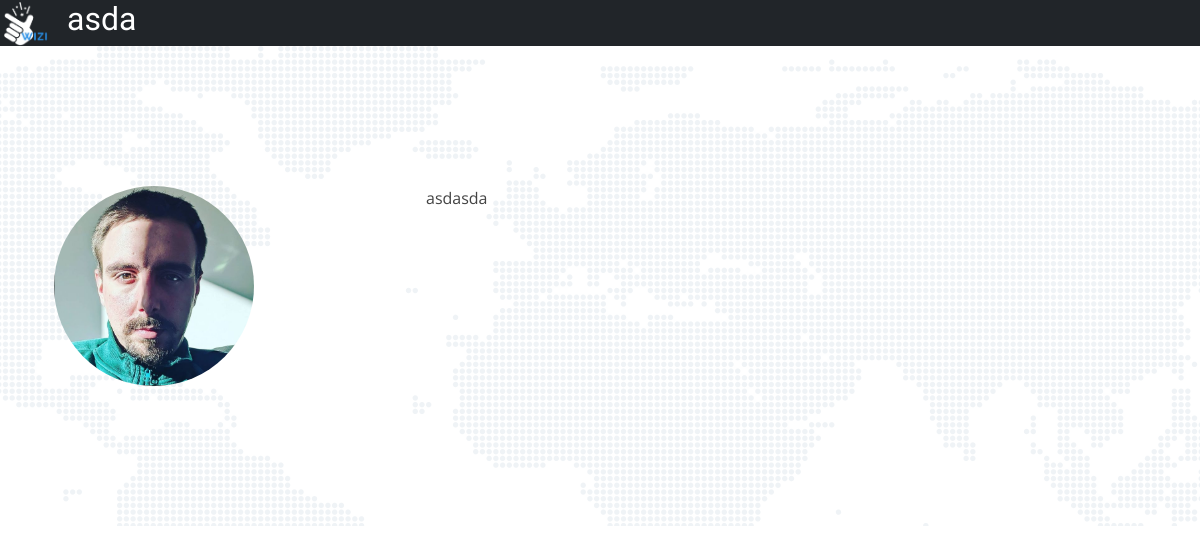
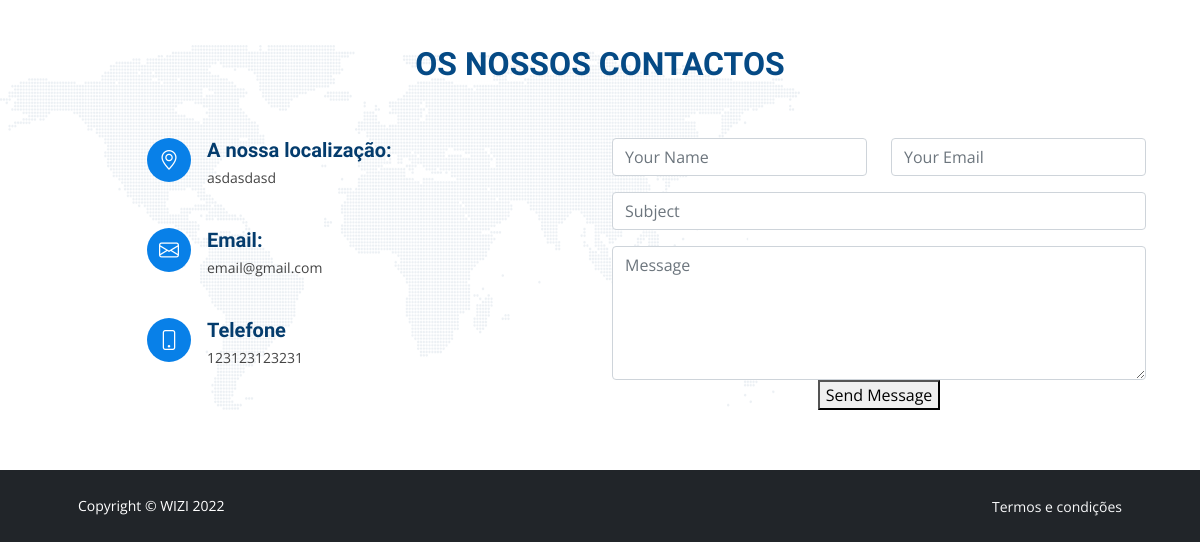
Before: /asd/ with the older database file (2 pictures, top to bottom).
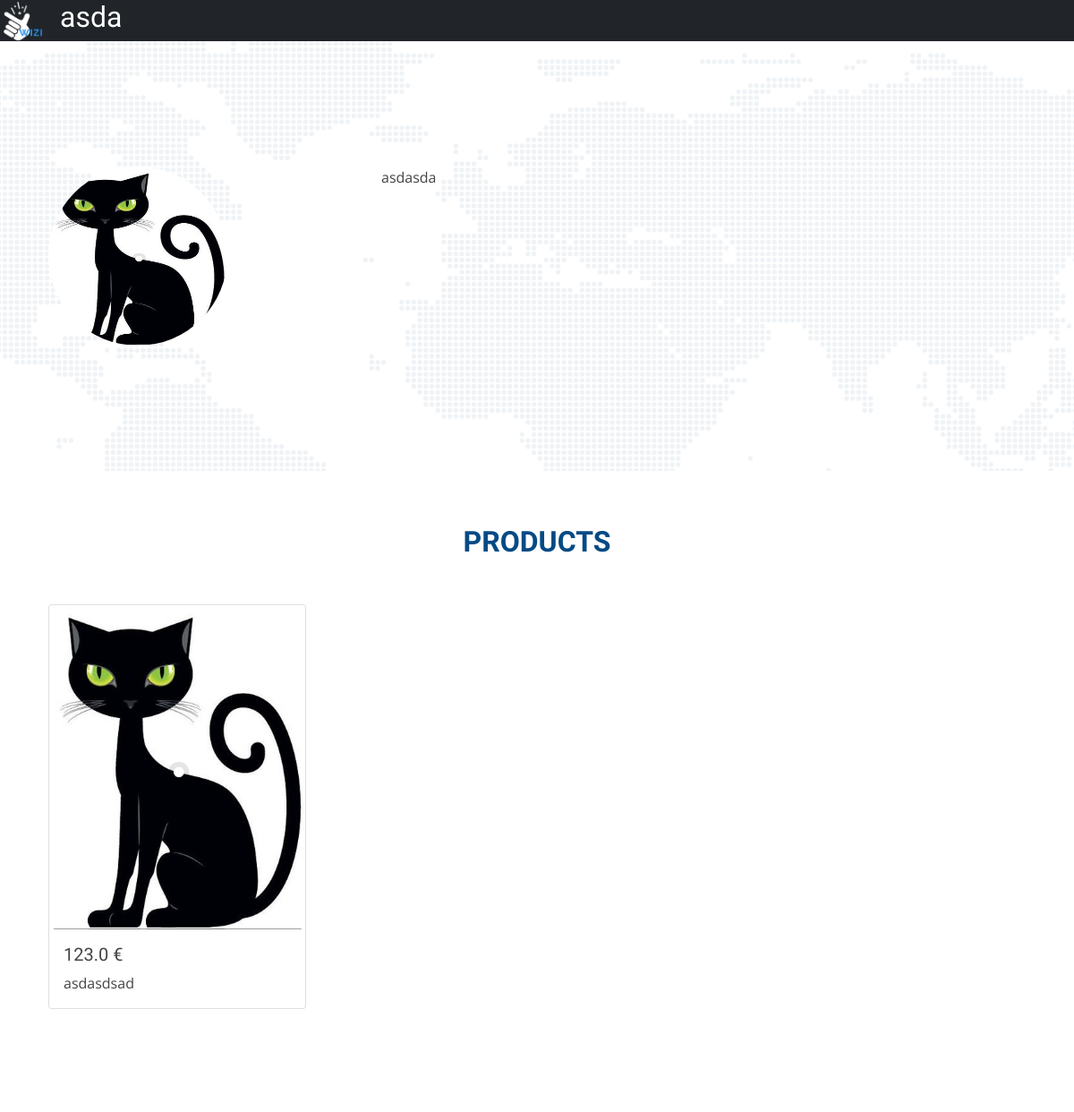
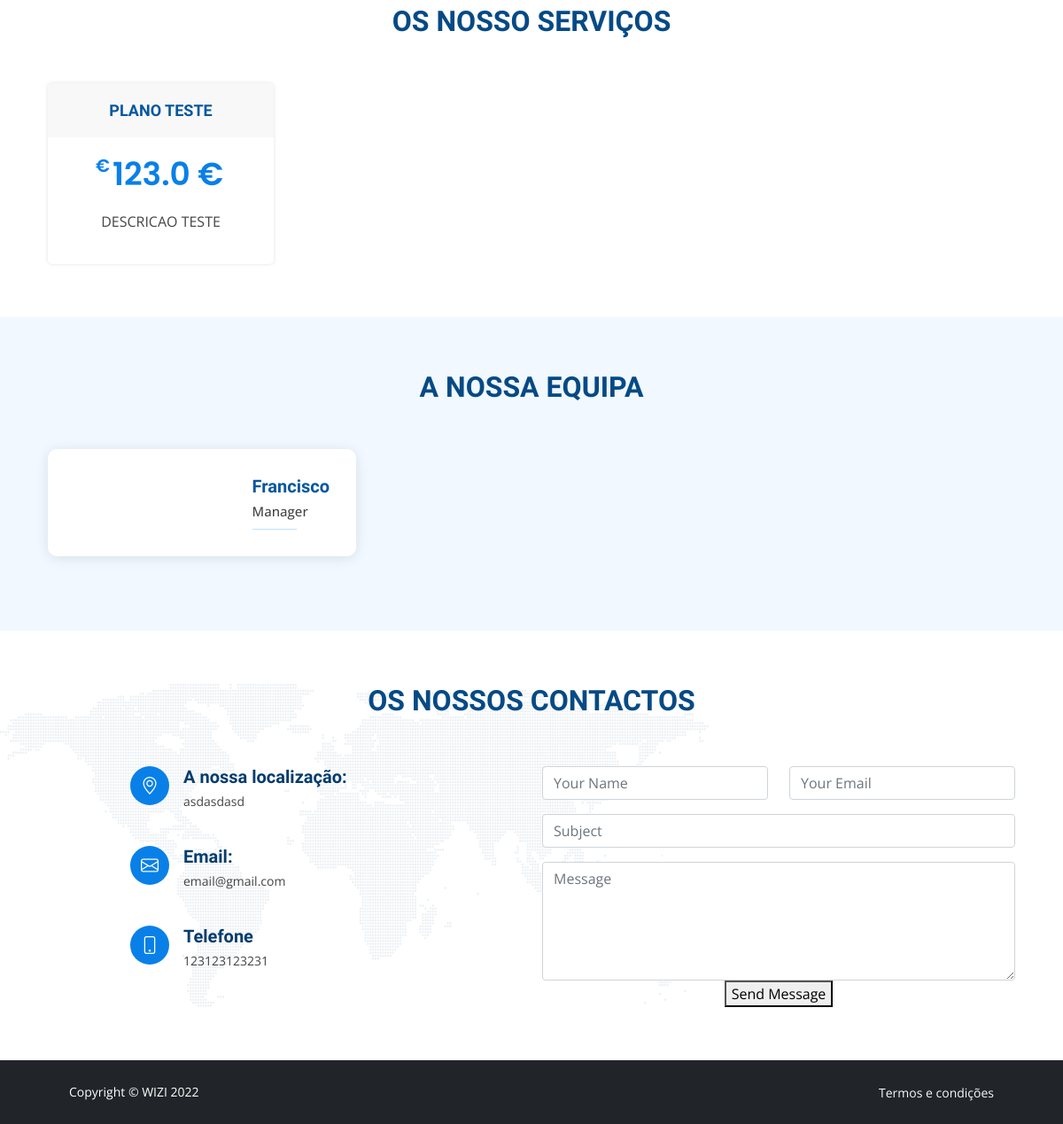
After: the same page with the newer database file (2 pictures, top to bottom).
### src/models.py (models this page shows, shortened)
class Company(models.Model):
    user = models.OneToOneField(User, on_delete=models.CASCADE)
    company = models.CharField(max_length=30, blank=True, null=True, unique=True)
    created = models.DateTimeField(auto_now_add=True)
    about = models.TextField(max_length=800, blank=True, null=True)
    phone = models.IntegerField(blank=True, null=True)
    address = models.CharField(max_length=100)
    email = models.EmailField(blank=True, null=True)
    slug = models.SlugField(null=False)
    logo = models.ImageField(default="default.png")
    welcome = models.CharField(blank=True, null=True, default="Welcome", max_length=200)

class Product(models.Model):
    company = models.ForeignKey(Company, on_delete=models.CASCADE, default=None)
    image = models.ImageField(default="default.png")
    price = models.FloatField()
    name = models.CharField(max_length=50, blank=True, null=True)

class Plan(models.Model):
    company = models.ForeignKey(Company, on_delete=models.CASCADE, default=None)
    title = models.CharField(max_length=25)
    price = models.FloatField()
    desc = models.TextField(max_length=300, blank=True, null=True)

class Employer(models.Model):
    company = models.ForeignKey(Company, on_delete=models.CASCADE)
    name = models.CharField(max_length=30)
    funcion = models.CharField(max_length=20, blank=True, null=True)
    image = models.ImageField(default="default.png")
    facebook = models.CharField(max_length=100, null=True, blank=True)
    instagram = models.CharField(max_length=100, null=True, blank=True)

### src/views.py (the view)
# urls.py: path('<slug:slug>/', my_wiz_view),
def my_wiz_view(request, slug):
    company = Company.objects.get(slug=slug)
    separators = Separator.objects.filter(company=company)
    employers = Employer.objects.filter(company=company)
    carrousels = Carroussel.objects.filter(company=company)
    plans = Plan.objects.filter(company=company)
    products = Product.objects.filter(company=company)
    context = {
        "company": company,
        "separators": separators,
        "employers": employers,
        "carrousels": carrousels,
        "products": products,
        "plans": plans,
    }
    if request.method == "POST":
        sub = request.POST.get('sub')
        name = request.POST.get('name')
        email = request.POST.get('email')
        message = request.POST.get('message')
        mailf = request.POST.get('mailcompany')
        send_mail(
        sub, #subject
        message+name, #message
        mailf, #from
        [email], #to email
    )
        return render(request, "my_wiz_view.html", context)
    else:
        return render(request, "my_wiz_view.html", context)

### templates/my_wiz_view.html (shortened to what this page needs)
{% extends 'base-nonav.html' %}
{% load static %}
{% block content %}
<head>
    <link href="{% static '/assets/vendor/animate.css/animate.min.css' %}" rel="stylesheet">
    <link href="{% static '/assets/vendor/aos/aos.css" rel="stylesheet' %}">
    <link href="{% static '/assets/vendor/bootstrap/css/bootstrap.min.css' %}" rel="stylesheet">
    <link href="{% static '/assets/vendor/bootstrap-icons/bootstrap-icons.css' %}" rel="stylesheet">
    <link href="{% static '/assets/vendor/boxicons/css/boxicons.min.css' %}" rel="stylesheet">
    <link href="{% static '/assets/vendor/glightbox/css/glightbox.min.css' %}" rel="stylesheet">
    <link href="{% static '/assets/vendor/remixicon/remixicon.css' %}" rel="stylesheet">
    <link href="{% static '/assets/vendor/swiper/swiper-bundle.min.css' %}" rel="stylesheet">
    <link href="{% static '/assets/css/style.css' %}" rel="stylesheet">
  </head>
  <body>
        <nav class="navbar navbar-expand-lg navbar-light bg-dark">
          <a class="navbar-brand" href="/"> <img src="{% static 'wizilogo.png' %}" style="width: 45px; height: 45px;"/> </a>
          <div class="collapse navbar-collapse" id="navbarSupportedContent">
            <ul class="navbar-nav align-items-center justify-content-center">
              <h2 class="animate__animated animate__fadeInDown mb-2" style="color: white">{{company.company}}</h2>
            </ul>
          </div>
        </nav>
      <section id="about" class="about">
        <div class="container" data-aos="fade-up">
          <div class="row content">
            <div class="col-lg-4 justify-content-center">
                <img src="{{ company.logo.url }}" class="rounded-circle" style="height:200px; width:200px" />
            </div>
            <div class="col-lg-8">
              <p>
                {{company.about}}
              </p>
            </div>
          </div>
        </div>
      </section>
  {% if products|length > 0 %}
      <section id="services" class="services">
        <div class="container" data-aos="fade-up">
          <div class="section-title">
            <h2>Products</h2>
          </div>
          <div class="row">
          {% for product in products %}
            <div class="col-md-4" data-aos="fade-up" data-aos-delay="200">
                <div class="card" style="width: 18rem;">
                    <img src="{{product.image.url}}" class="card-img-top">
                    <div class="card-body">
                      <h5 class="card-title">{{product.price}} €</h5>
                      <p class="card-text">{{product.name}}</p>
                    </div>
                  </div>
                </div>
              {% endfor %}
            </div>
        </div>
      </section>
      {% endif %}
      {% if plans|length > 0 %}
        <section id="pricing" class="pricing">
          <div class="container" data-aos="fade-up">
            <div class="section-title">
              <h2>Os nosso serviços</h2>
            </div>
            <div class="row">
              {% for plan in plans %}
                  <div class="col-lg-3 col-md-6" data-aos="fade-up" data-aos-delay="100">
                      <div class="box">
                      <h3>{{plan.title}}</h3>
                      <h4><sup>€</sup>{{plan.price}} €</span></h4>
                      <p>{{ plan.desc }}</p>
                      </div>
                  </div>
              {% endfor %}
          </div>
        </section>
      {% endif %}
      {% if employers|length > 0 %}
      <section id="team" class="team section-bg">
        <div class="container" data-aos="fade-up">
          <div class="section-title">
            <h2>A nossa equipa</h2>
          </div>
          <div class="row">
            {% for employer in employers  %}
                <div class="col-lg-4 mb-4" data-aos="fade-up" data-aos-delay="100">
                    <div class="member d-flex align-items-start">
                    <div class="pic"><img src="{{ employer.image.url }}" class="img-fluid" alt=""></div>
                    <div class="member-info">
                        <h4>{{ employer.name }}</h4>
                        <span>{{ employer.funcion }}</span>
                    </div>
                    </div>
                </div>
            {% endfor %}
          </div>
        </div>
      </section>
  {% endif %}
      <section id="contact" class="contact">
        <div class="container" data-aos="fade-up">
          <div class="section-title">
            <h2>Os nossos contactos</h2>
          </div>
          <div class="row mt-1 d-flex justify-content-end" data-aos="fade-right" data-aos-delay="100">
            <div class="col-lg-5">
              <div class="info">
                <div class="address">
                  <i class="bi bi-geo-alt"></i>
                  <h4>A nossa localização:</h4>
                  <p>{{ company.address }}</p>
                </div>
                <div class="email">
                  <i class="bi bi-envelope"></i>
                  <h4>Email:</h4>
                  <p>{{ company.email }}</p>
                </div>
                <div class="phone">
                  <i class="bi bi-phone"></i>
                  <h4>Telefone</h4>
                  <p>{{ company.phone }}</p>
                </div>
              </div>
            </div>
            <div class="col-lg-6 mt-5 mt-lg-0" data-aos="fade-left" data-aos-delay="100">
              <form  method="POST">
                <div class="row">
                  <div class="col-md-6 form-group">
                    <input type="text" name="name" class="form-control" id="name" placeholder="Your Name" required>
                  </div>
                  <div class="col-md-6 form-group mt-3 mt-md-0">
                    <input type="email" class="form-control" name="email" id="email" placeholder="Your Email" required>
                  </div>
                </div>
                <div class="form-group mt-3">
                  <input type="text" class="form-control" name="sub" id="subject" placeholder="Subject" required>
                </div>
                <div class="form-group mt-3">
                  <textarea class="form-control" name="message" rows="5" placeholder="Message" required></textarea>
                </div>
                <div class="text-center"><a href="/{{company.slug}}"><button type="submit">Send Message</button></a></div>
              </form>
            </div>
          </div>
        </div>
      </section>
  </body>
{% endblock content %}

### templates/base-nonav.html (shortened to what this page needs)
{% load static %}
<!DOCTYPE html>
<html lang="en">
  <head>
    <link
      href="https://cdn.jsdelivr.net/npm/bootstrap@5.2.0-beta1/dist/css/bootstrap.min.css"
      rel="stylesheet"
    />
    <link rel="stylesheet" type="text/css" href="{% static 'css/style.css' %}" />
  </head>
  <body>
 {% block content %}
 {% endblock content %}
 <footer class="bg-dark py-4 mt-auto">
    <div class="container px-5">
        <div class="row align-items-center justify-content-between flex-column flex-sm-row">
            <div class="col-auto"><div class="small m-0 text-white">Copyright &copy; WIZI 2022</div></div>
            <div class="col-auto">
                <a class="link-light small" href="/conditions/">Termos e condições</a>
            </div>
        </div>
    </div>
</footer>
</body>
</html>

### static/assets/css/style.css (style rules this page uses)
body { font-family: "Open Sans", sans-serif; color: #444444; }
a { text-decoration: none; color: #0880e8; }
h1, h2, h3, h4, h5, h6 { font-family: "Raleway", sans-serif; }
.navbar { padding: 0; }
.navbar ul { margin: 0; padding: 0; display: flex; list-style: none; align-items: center; }
.navbar a, .navbar a:focus { display: flex; align-items: center; justify-content: space-between; padding: 0 3px; font-size: 14px; color: rgba(255, 255, 255, 0.7); white-space: nowrap; transition: 0.3s; position: relative; }
section { padding: 60px 0; overflow: hidden; }
.section-bg { background-color: #f1f8ff; }
.section-title { text-align: center; padding-bottom: 30px; }
.section-title h2 { font-size: 32px; font-weight: bold; text-transform: uppercase; margin-bottom: 20px; padding-bottom: 0; color: #054a85; }
.about { padding: 140px 0; background: url("../img/about-bg.png") top center no-repeat; position: relative; }
.about:before { content: ""; background: rgba(255, 255, 255, 0.75); position: absolute; bottom: 0; top: 0; left: 0; right: 0; }
.about .container { position: relative; }
.about .content p:last-child { margin-bottom: 0; }
.team .member { position: relative; box-shadow: 0px 2px 15px rgba(0, 0, 0, 0.1); padding: 30px; border-radius: 10px; background: #fff; }
.team .member .pic { overflow: hidden; width: 180px; border-radius: 50%; }
.team .member .member-info { padding-left: 30px; }
.team .member h4 { font-weight: 700; margin-bottom: 5px; font-size: 20px; color: #05579e; }
.team .member span { display: block; font-size: 15px; padding-bottom: 10px; position: relative; font-weight: 500; }
.team .member span::after { content: ""; position: absolute; display: block; width: 50px; height: 1px; background: #bfe0fd; bottom: 0; left: 0; }
.pricing .box { padding: 20px; background: #fff; text-align: center; box-shadow: 0px 0px 4px rgba(0, 0, 0, 0.12); border-radius: 5px; position: relative; overflow: hidden; }
.pricing h3 { font-weight: 400; margin: -20px -20px 20px -20px; padding: 20px 15px; font-size: 18px; font-weight: 700; color: #05579e; background: #f8f8f8; }
.pricing h4 { font-size: 36px; color: #0880e8; font-weight: 600; font-family: "Poppins", sans-serif; margin-bottom: 20px; }
.pricing h4 sup { font-size: 20px; top: -15px; left: -3px; }
.contact { background: url("../img/contact-bg.png") left center no-repeat; position: relative; }
.contact:before { content: ""; background: rgba(255, 255, 255, 0.7); position: absolute; bottom: 0; top: 0; left: 0; right: 0; }
.contact .container { position: relative; }
.contact .info { width: 100%; }
.contact .info i { font-size: 20px; background: #0880e8; color: #fff; float: left; width: 44px; height: 44px; display: flex; justify-content: center; align-items: center; border-radius: 50px; transition: all 0.3s ease-in-out; }
.contact .info h4 { padding: 0 0 0 60px; font-size: 20px; font-weight: 700; margin-bottom: 5px; color: #043c6d; }
.contact .info p { padding: 0 0 0 60px; margin-bottom: 0; font-size: 14px; color: #444444; }
.contact .info .email, .contact .info .phone { margin-top: 40px; }

Changed rows visible on the page:
changed Company "asda": logo: a different picture
added Product: image (picture), price "123.0", name "asdasdsad"
added Plan: title "PLANO TESTE", price "123.0", desc "DESCRICAO TESTE"
added Employer: name "Francisco", funcion "Manager"
Other visible differences:
text now shown: "PRODUCTS OS NOSSO SERVIÇOS A NOSSA EQUIPA"
